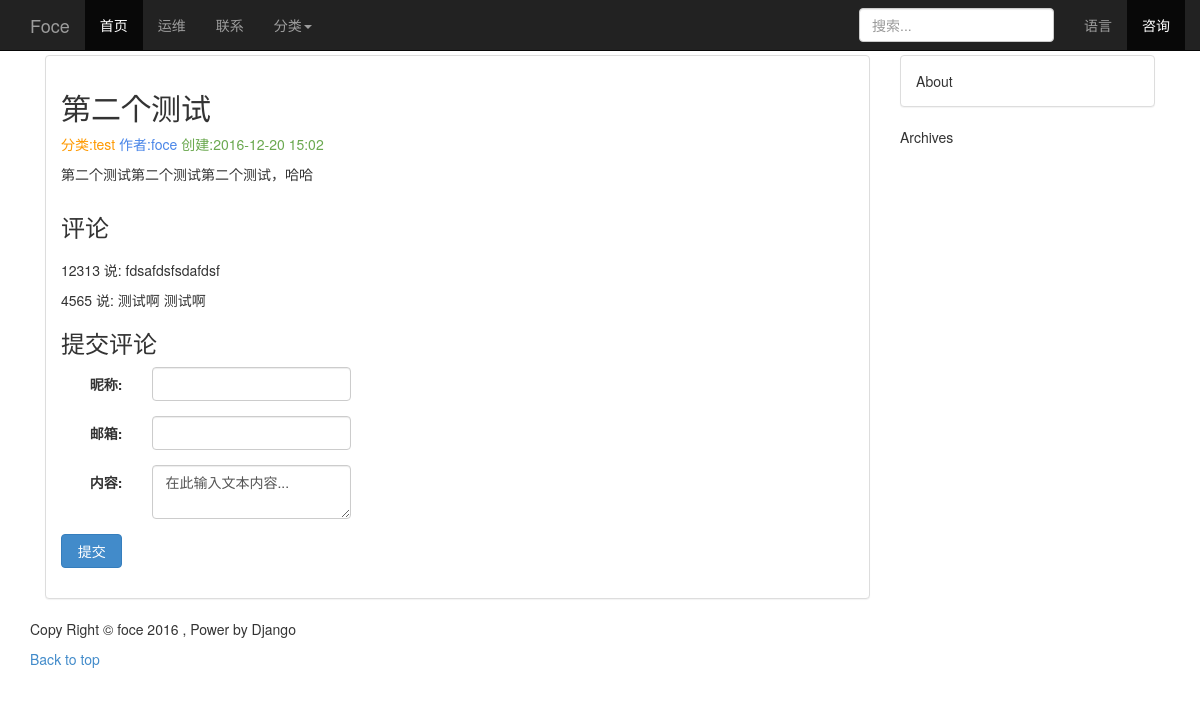
The page /detail/2/ on the database its author committed.
### blog/models.py (models this page shows, shortened)
class Blog(models.Model):
    id = models.AutoField(auto_created=True,primary_key=True,serialize=False)
    title = models.CharField(max_length=32)
    author = models.ForeignKey(Author)
    content = models.TextField()
    created = models.DateTimeField(auto_now_add=True)
    category = models.ForeignKey(Category)
    tags = models.ManyToManyField(Tag)

class Category(models.Model):
    name = models.CharField(max_length=16)

class Author(models.Model):
    name = models.CharField(max_length=30)
    phone = models.CharField(max_length=11)
    email = models.EmailField(blank=True)
    def __unicode__(self):
        return u'%s' %(self.name)

class Comment(models.Model):
    blog = models.ForeignKey(Blog)
    name = models.CharField(max_length=16)
    email = models.EmailField()
    content = models.CharField(max_length=140)
    created = models.DateTimeField(auto_now_add=True)

### blog/views.py (the view)
# urls.py: url(r'^detail/(\d+)/$', get_detail, name='blog_get_detail'),
def get_detail(request,blog_id):
	try:
		blog = Blog.objects.get(id=blog_id)
	except Blog.DoesNotExist:
		raise Http404
	if request.method == 'GET':
		form = CommentForm()
	else:
		form = CommentForm(request.POST)
		if form.is_valid():
			    cleaned_data = form.cleaned_data
			    cleaned_data['blog'] = blog
			    Comment.objects.create(**cleaned_data)
	detail = {
		'blog': blog,
		'comments': blog.comment_set.all().order_by('-created'),
		'form': form
	}
	return render(request, 'blog-detail.html', detail)

### blog/forms.py
class CommentForm(forms.Form):
    name = forms.CharField(label='nickname', max_length=16, error_messages={
        'required': 'plz type ur nickname',
        'max_length': 'too long'
    })
    email = forms.EmailField(label='email', error_messages={
        'required': 'plz type ur email',
        'invalid': 'format warn'
    })
    content = forms.CharField(label='content', error_messages={
        'required': 'plz type ur content',
        'max_length': 'too long'
    })

### blog/templates/blog-detail.html (shortened to what this page needs)
{% extends "blog-base.html" %}
{% block article %}
    {% block article_title %}
    {% autoescape off %}
    <div class="row">
        <div class="col-sm-8 blog-main">
            <div class="blog-post">
                <h2 class="blog-post-title">{{ blog.title }}</h2>
                <p class="blog-post-meta">
                    <span style="color: #ff9900;">分类:{{ blog.category.name }}</span>
                    <span style="color: #4a86e8">作者:{{ blog.author }}</span>
                    <span style="color: #6aa84f">创建:{{ blog.created|date:"Y-m-d H:i" }}</span>
                </p>
                <p>
                    {{ blog.content }}
                </p>
            </div>
        </div>
        <div class="row-fluid">
            <div class="col-md-8">
                <h3>评论</h3>
                {% for comment in comments %}
                    <div style="padding-top: 10px;">
                        {{ comment.name }} 说: {{ comment.content }}
                    </div>
                {% endfor %}
            </div>
            <div class="col-md-8">
                <h3>提交评论</h3>
                <form action="{% url 'blog_get_detail' blog.id %}" method="POST" role="form" class="form-horizontal">
                    <div class="form-group">
                        <label for="id_name" class="col-md-2 control-label">昵称:</label>
                        <div class="col-md-5">
                            <input type="text" class="form-control" id="id_name" maxlength="16" name="name" required>
                        </div>
                    </div>
                    <div class="form-group">
                        <label for="id_email" class="col-md-2 control-label">邮箱:</label>
                        <div class="col-md-5">
                            <input type="email" class="form-control" id="id_email" required name="email">
                        </div>
                    </div>
                    <div class="form-group">
                        <label for="id_email" class="col-md-2 control-label">内容:</label>
                        <div class="col-md-5">
                            <textarea class="form-control" id="id_content" required name="content">在此输入文本内容...</textarea>
                        </div>
                    </div>
                    <div class="form-group">
                        <div class="col-md-2">
                            <button type="submit" class="btn btn btn-primary btn-block">提交</button>
                        </div>
                    </div>
                </form>
            </div>
        </div>
    </div>
    {% endautoescape %}
    {% endblock %}
{% endblock %}

### static/css/navbar-fixed-top.css (style rules this page uses)
body { min-height: 2000px; padding-top: 55px; }

### rows shown on the page
Blog: title "第二个测试", category.name "test", author "foce", created "2016-12-20 15:02", content "第二个测试第二个测试第二个测试，哈哈"
Comment: name "12313", content "fdsafdsfsdafdsf"
Comment: name "4565", content "测试啊 测试啊"
